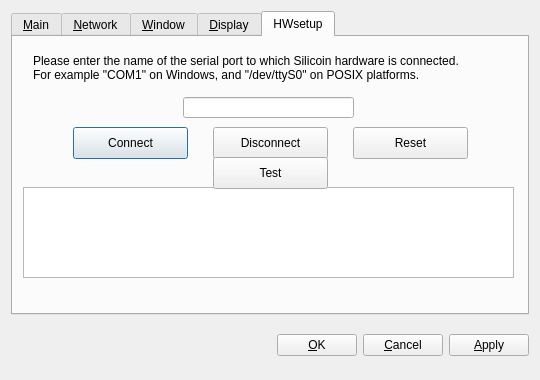
<?xml version="1.0" encoding="UTF-8"?>
<ui version="4.0">
 <class>OptionsDialog</class>
 <widget class="QDialog" name="OptionsDialog">
  <property name="geometry">
   <rect>
    <x>0</x>
    <y>0</y>
    <width>540</width>
    <height>380</height>
   </rect>
  </property>
  <property name="windowTitle">
   <string>Options</string>
  </property>
  <property name="modal">
   <bool>true</bool>
  </property>
  <layout class="QVBoxLayout" name="verticalLayout">
   <item>
    <widget class="QTabWidget" name="tabWidget">
     <property name="tabPosition">
      <enum>QTabWidget::North</enum>
     </property>
     <property name="currentIndex">
      <number>4</number>
     </property>
     <widget class="QWidget" name="tabMain">
      <attribute name="title">
       <string>&amp;Main</string>
      </attribute>
      <layout class="QVBoxLayout" name="verticalLayout_Main">
       <item>
        <widget class="QLabel" name="transactionFeeInfoLabel">
         <property name="text">
          <string>Optional transaction fee per kB that helps make sure your transactions are processed quickly. Most transactions are 1 kB.</string>
         </property>
         <property name="textFormat">
          <enum>Qt::PlainText</enum>
         </property>
         <property name="wordWrap">
          <bool>true</bool>
         </property>
        </widget>
       </item>
       <item>
        <layout class="QHBoxLayout" name="horizontalLayout_1_Main">
         <item>
          <widget class="QLabel" name="transactionFeeLabel">
           <property name="text">
            <string>Pay transaction &amp;fee</string>
           </property>
           <property name="textFormat">
            <enum>Qt::PlainText</enum>
           </property>
           <property name="buddy">
            <cstring>transactionFee</cstring>
           </property>
          </widget>
         </item>
         <item>
          <widget class="BitcoinAmountField" name="transactionFee"/>
         </item>
         <item>
          <spacer name="horizontalSpacer_1_Main">
           <property name="orientation">
            <enum>Qt::Horizontal</enum>
           </property>
           <property name="sizeHint" stdset="0">
            <size>
             <width>40</width>
             <height>20</height>
            </size>
           </property>
          </spacer>
         </item>
        </layout>
       </item>
       <item>
        <widget class="QCheckBox" name="bitcoinAtStartup">
         <property name="toolTip">
          <string>Automatically start Silicoin after logging in to the system.</string>
         </property>
         <property name="text">
          <string>&amp;Start Silicoin on system login</string>
         </property>
        </widget>
       </item>
       <item>
        <spacer name="verticalSpacer_Main">
         <property name="orientation">
          <enum>Qt::Vertical</enum>
         </property>
         <property name="sizeHint" stdset="0">
          <size>
           <width>20</width>
           <height>40</height>
          </size>
         </property>
        </spacer>
       </item>
       <item>
        <layout class="QHBoxLayout" name="horizontalLayout_2_Main">
         <item>
          <spacer name="horizontalSpacer_2_Main">
           <property name="orientation">
            <enum>Qt::Horizontal</enum>
           </property>
           <property name="sizeHint" stdset="0">
            <size>
             <width>40</width>
             <height>20</height>
            </size>
           </property>
          </spacer>
         </item>
         <item>
          <widget class="QPushButton" name="resetButton">
           <property name="toolTip">
            <string>Reset all client options to default.</string>
           </property>
           <property name="text">
            <string>&amp;Reset Options</string>
           </property>
           <property name="autoDefault">
            <bool>false</bool>
           </property>
          </widget>
         </item>
        </layout>
       </item>
      </layout>
     </widget>
     <widget class="QWidget" name="tabNetwork">
      <attribute name="title">
       <string>&amp;Network</string>
      </attribute>
      <layout class="QVBoxLayout" name="verticalLayout_Network">
       <item>
        <widget class="QCheckBox" name="mapPortUpnp">
         <property name="toolTip">
          <string>Automatically open the Silicoin client port on the router. This only works when your router supports UPnP and it is enabled.</string>
         </property>
         <property name="text">
          <string>Map port using &amp;UPnP</string>
         </property>
        </widget>
       </item>
       <item>
        <widget class="QCheckBox" name="connectSocks">
         <property name="toolTip">
          <string>Connect to the Silicoin network through a SOCKS proxy (e.g. when connecting through Tor).</string>
         </property>
         <property name="text">
          <string>&amp;Connect through SOCKS proxy:</string>
         </property>
        </widget>
       </item>
       <item>
        <layout class="QHBoxLayout" name="horizontalLayout_Network">
         <item>
          <widget class="QLabel" name="proxyIpLabel">
           <property name="text">
            <string>Proxy &amp;IP:</string>
           </property>
           <property name="textFormat">
            <enum>Qt::PlainText</enum>
           </property>
           <property name="buddy">
            <cstring>proxyIp</cstring>
           </property>
          </widget>
         </item>
         <item>
          <widget class="QValidatedLineEdit" name="proxyIp">
           <property name="maximumSize">
            <size>
             <width>140</width>
             <height>16777215</height>
            </size>
           </property>
           <property name="toolTip">
            <string>IP address of the proxy (e.g. 127.0.0.1)</string>
           </property>
          </widget>
         </item>
         <item>
          <widget class="QLabel" name="proxyPortLabel">
           <property name="text">
            <string>&amp;Port:</string>
           </property>
           <property name="textFormat">
            <enum>Qt::PlainText</enum>
           </property>
           <property name="buddy">
            <cstring>proxyPort</cstring>
           </property>
          </widget>
         </item>
         <item>
          <widget class="QLineEdit" name="proxyPort">
           <property name="maximumSize">
            <size>
             <width>55</width>
             <height>16777215</height>
            </size>
           </property>
           <property name="toolTip">
            <string>Port of the proxy (e.g. 9050)</string>
           </property>
          </widget>
         </item>
         <item>
          <widget class="QLabel" name="socksVersionLabel">
           <property name="text">
            <string>SOCKS &amp;Version:</string>
           </property>
           <property name="textFormat">
            <enum>Qt::PlainText</enum>
           </property>
           <property name="buddy">
            <cstring>socksVersion</cstring>
           </property>
          </widget>
         </item>
         <item>
          <widget class="QValueComboBox" name="socksVersion">
           <property name="toolTip">
            <string>SOCKS version of the proxy (e.g. 5)</string>
           </property>
          </widget>
         </item>
         <item>
          <spacer name="horizontalSpacer_Network">
           <property name="orientation">
            <enum>Qt::Horizontal</enum>
           </property>
           <property name="sizeHint" stdset="0">
            <size>
             <width>40</width>
             <height>20</height>
            </size>
           </property>
          </spacer>
         </item>
        </layout>
       </item>
       <item>
        <spacer name="verticalSpacer_Network">
         <property name="orientation">
          <enum>Qt::Vertical</enum>
         </property>
         <property name="sizeHint" stdset="0">
          <size>
           <width>20</width>
           <height>40</height>
          </size>
         </property>
        </spacer>
       </item>
      </layout>
     </widget>
     <widget class="QWidget" name="tabWindow">
      <attribute name="title">
       <string>&amp;Window</string>
      </attribute>
      <layout class="QVBoxLayout" name="verticalLayout_Window">
       <item>
        <widget class="QCheckBox" name="minimizeToTray">
         <property name="toolTip">
          <string>Show only a tray icon after minimizing the window.</string>
         </property>
         <property name="text">
          <string>&amp;Minimize to the tray instead of the taskbar</string>
         </property>
        </widget>
       </item>
       <item>
        <widget class="QCheckBox" name="minimizeOnClose">
         <property name="toolTip">
          <string>Minimize instead of exit the application when the window is closed. When this option is enabled, the application will be closed only after selecting Quit in the menu.</string>
         </property>
         <property name="text">
          <string>M&amp;inimize on close</string>
         </property>
        </widget>
       </item>
       <item>
        <spacer name="verticalSpacer_Window">
         <property name="orientation">
          <enum>Qt::Vertical</enum>
         </property>
         <property name="sizeHint" stdset="0">
          <size>
           <width>20</width>
           <height>40</height>
          </size>
         </property>
        </spacer>
       </item>
      </layout>
     </widget>
     <widget class="QWidget" name="tabDisplay">
      <attribute name="title">
       <string>&amp;Display</string>
      </attribute>
      <layout class="QVBoxLayout" name="verticalLayout_Display">
       <item>
        <layout class="QHBoxLayout" name="horizontalLayout_1_Display">
         <item>
          <widget class="QLabel" name="langLabel">
           <property name="text">
            <string>User Interface &amp;language:</string>
           </property>
           <property name="textFormat">
            <enum>Qt::PlainText</enum>
           </property>
           <property name="buddy">
            <cstring>lang</cstring>
           </property>
          </widget>
         </item>
         <item>
          <widget class="QValueComboBox" name="lang">
           <property name="toolTip">
            <string>The user interface language can be set here. This setting will take effect after restarting Silicoin.</string>
           </property>
          </widget>
         </item>
        </layout>
       </item>
       <item>
        <layout class="QHBoxLayout" name="horizontalLayout_2_Display">
         <item>
          <widget class="QLabel" name="unitLabel">
           <property name="text">
            <string>&amp;Unit to show amounts in:</string>
           </property>
           <property name="textFormat">
            <enum>Qt::PlainText</enum>
           </property>
           <property name="buddy">
            <cstring>unit</cstring>
           </property>
          </widget>
         </item>
         <item>
          <widget class="QValueComboBox" name="unit">
           <property name="toolTip">
            <string>Choose the default subdivision unit to show in the interface and when sending coins.</string>
           </property>
          </widget>
         </item>
        </layout>
       </item>
       <item>
        <widget class="QCheckBox" name="displayAddresses">
         <property name="toolTip">
          <string>Whether to show Silicoin addresses in the transaction list or not.</string>
         </property>
         <property name="text">
          <string>&amp;Display addresses in transaction list</string>
         </property>
        </widget>
       </item>
       <item>
        <widget class="QCheckBox" name="coinControlFeatures">
         <property name="toolTip">
          <string>Whether to show coin control features or not.</string>
         </property>
         <property name="text">
          <string>Display coin &amp;control features (experts only!)</string>
         </property>
        </widget>
       </item>
       <item>
        <spacer name="verticalSpacer_Display">
         <property name="orientation">
          <enum>Qt::Vertical</enum>
         </property>
         <property name="sizeHint" stdset="0">
          <size>
           <width>20</width>
           <height>40</height>
          </size>
         </property>
        </spacer>
       </item>
      </layout>
     </widget>
     <widget class="QWidget" name="tab">
      <attribute name="title">
       <string>HWsetup</string>
      </attribute>
      <widget class="QLineEdit" name="miner_port">
       <property name="geometry">
        <rect>
         <x>170</x>
         <y>60</y>
         <width>171</width>
         <height>21</height>
        </rect>
       </property>
       <property name="text">
        <string/>
       </property>
      </widget>
      <widget class="QLabel" name="transactionFeeInfoLabel_2">
       <property name="geometry">
        <rect>
         <x>20</x>
         <y>0</y>
         <width>470</width>
         <height>61</height>
        </rect>
       </property>
       <property name="text">
        <string>Please enter the name of the serial port to which Silicoin hardware is connected.
For example &quot;COM1&quot; on Windows, and &quot;/dev/ttyS0&quot; on POSIX platforms.</string>
       </property>
       <property name="textFormat">
        <enum>Qt::PlainText</enum>
       </property>
       <property name="wordWrap">
        <bool>true</bool>
       </property>
      </widget>
      <widget class="QPushButton" name="miner_connectButton">
       <property name="geometry">
        <rect>
         <x>60</x>
         <y>90</y>
         <width>115</width>
         <height>32</height>
        </rect>
       </property>
       <property name="text">
        <string>Connect</string>
       </property>
      </widget>
      <widget class="QTextBrowser" name="miner_info_output">
       <property name="geometry">
        <rect>
         <x>10</x>
         <y>150</y>
         <width>491</width>
         <height>91</height>
        </rect>
       </property>
      </widget>
      <widget class="QPushButton" name="miner_disconnectButton">
       <property name="geometry">
        <rect>
         <x>200</x>
         <y>90</y>
         <width>115</width>
         <height>32</height>
        </rect>
       </property>
       <property name="text">
        <string>Disconnect</string>
       </property>
      </widget>
      <widget class="QPushButton" name="miner_resetButton">
       <property name="geometry">
        <rect>
         <x>340</x>
         <y>90</y>
         <width>115</width>
         <height>32</height>
        </rect>
       </property>
       <property name="text">
        <string>Reset</string>
       </property>
      </widget>
      <widget class="QPushButton" name="miner_testButton">
       <property name="geometry">
        <rect>
         <x>200</x>
         <y>120</y>
         <width>115</width>
         <height>32</height>
        </rect>
       </property>
       <property name="text">
        <string>Test</string>
       </property>
      </widget>
     </widget>
    </widget>
   </item>
   <item>
    <layout class="QHBoxLayout" name="horizontalLayout_Buttons">
     <item>
      <spacer name="horizontalSpacer_1">
       <property name="orientation">
        <enum>Qt::Horizontal</enum>
       </property>
       <property name="sizeHint" stdset="0">
        <size>
         <width>40</width>
         <height>48</height>
        </size>
       </property>
      </spacer>
     </item>
     <item>
      <widget class="QLabel" name="statusLabel">
       <property name="font">
        <font>
         <weight>75</weight>
         <bold>true</bold>
        </font>
       </property>
       <property name="text">
        <string/>
       </property>
       <property name="textFormat">
        <enum>Qt::PlainText</enum>
       </property>
       <property name="wordWrap">
        <bool>true</bool>
       </property>
      </widget>
     </item>
     <item>
      <spacer name="horizontalSpacer_2">
       <property name="orientation">
        <enum>Qt::Horizontal</enum>
       </property>
       <property name="sizeHint" stdset="0">
        <size>
         <width>40</width>
         <height>48</height>
        </size>
       </property>
      </spacer>
     </item>
     <item>
      <widget class="QPushButton" name="okButton">
       <property name="text">
        <string>&amp;OK</string>
       </property>
      </widget>
     </item>
     <item>
      <widget class="QPushButton" name="cancelButton">
       <property name="text">
        <string>&amp;Cancel</string>
       </property>
       <property name="autoDefault">
        <bool>false</bool>
       </property>
      </widget>
     </item>
     <item>
      <widget class="QPushButton" name="applyButton">
       <property name="text">
        <string>&amp;Apply</string>
       </property>
       <property name="autoDefault">
        <bool>false</bool>
       </property>
      </widget>
     </item>
    </layout>
   </item>
  </layout>
 </widget>
 <customwidgets>
  <customwidget>
   <class>BitcoinAmountField</class>
   <extends>QSpinBox</extends>
   <header>bitcoinamountfield.h</header>
   <container>1</container>
  </customwidget>
  <customwidget>
   <class>QValueComboBox</class>
   <extends>QComboBox</extends>
   <header>qvaluecombobox.h</header>
  </customwidget>
  <customwidget>
   <class>QValidatedLineEdit</class>
   <extends>QLineEdit</extends>
   <header>qvalidatedlineedit.h</header>
  </customwidget>
 </customwidgets>
 <resources/>
 <connections/>
</ui>
